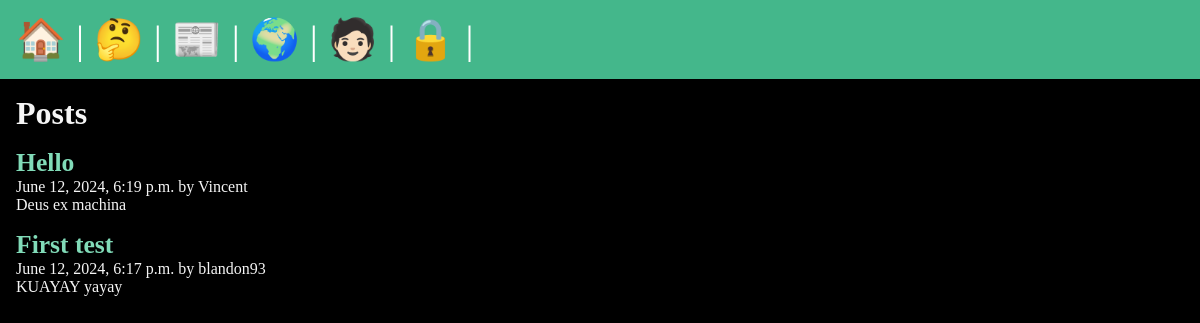
The app's page /posts/, older data.
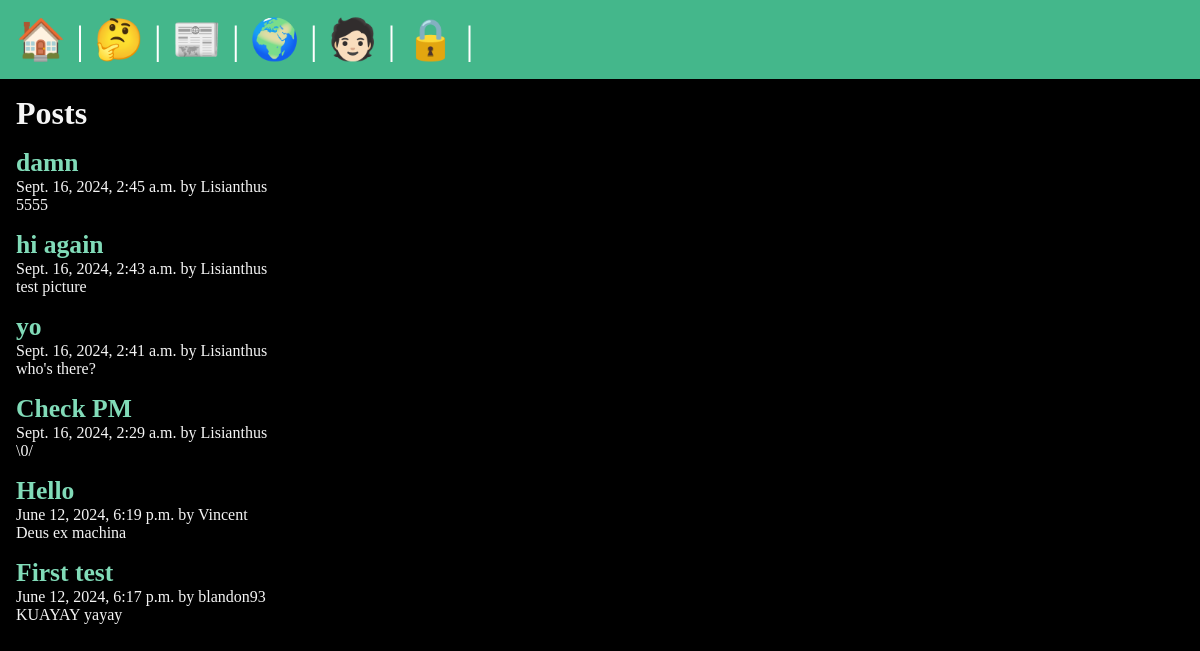
The same page, newer data.
### posts/models.py (models this page shows, shortened)
class Post(models.Model):
    title = models.CharField(max_length=75)
    body = models.TextField()
    slug = models.SlugField()
    date = models.DateTimeField(auto_now_add=True)
    banner = models.ImageField(default='fallback.png', blank=True)
    author = models.ForeignKey(User, on_delete=models.CASCADE, default=None)

### posts/views.py (the view)
# urls.py: path('', views.posts_list, name="list"),
def posts_list(request):
    posts = Post.objects.all().order_by('-date')
    return render(request, 'posts/posts_list.html', {'posts': posts})

### posts/templates/posts/posts_list.html (shortened to what this page needs)
{% extends 'layout.html' %}
{% block content %}
<section>
    <h1>Posts</h1>
    {% for post in posts %}
    <article class="post">
        <h2>
            <a href="{% url 'posts:page' slug=post.slug %}">
               {{ post.title }}
            </a>
        </h2>
        <p>{{ post.date }} by {{ post.author}}</p>
        <p>{{ post.body }}</p>
    </article>
    {% endfor %}
</section>
{% endblock %}

### templates/layout.html (shortened to what this page needs)
<!DOCTYPE html>
{% load static %}
<html lang="en">
<head>
    <link rel="stylesheet" href="{% static 'css/style.css' %}">
</head>
<body>
  <nav>
    <a href="/"><span role="img" aria-label="Home" title="Домашняя страница">🏠</span></a> |
    <a href="/about">🤔</a> |
    <a href="{% url 'posts:list' %}">📰</a> |
    <a href="/site2">🌍</a> |
      {% if user.is_authenticated %}
        <a href="{% url 'posts:new-post' %}"><span role="img" aria-label="New Post" title="New Post">✒️</span></a> |
        <form class="logout" action="{% url 'users:logout' %}" method="post">
        {% csrf_token %}
        <button class="logout-button" aria-label="User logout" title="User logout">👋🏻👋🏻</button>
        </form> |
      {% else %}
        <a href="{% url 'users:register' %}">🧑🏻</a> |
        <a href="{% url 'users:login' %}">🔒</a> |
      {% endif %}
  </nav>
  <main>
    {% block content %}
    {% endblock %}
  </main>
</body>
</html>

### static/css/style.css (style rules this page uses)
* { margin: 0; padding: 0; box-sizing: border-box; }
body { min-height: 100vh; background-color: black; color: whitesmoke; font-size: 3rem; }
nav { padding: 1rem; background-color: #44B78B; color: white; font-size: 2.5rem; }
main { padding: 1rem; }
section { display: flex; flex-flow: column; gap: 1rem; }
h1 { font-size: 2rem; }
h2 { font-size: 1.6rem; }
p { font-size: 1rem; }
a { text-decoration: none; color: #81dbb8; }

Row changes from the older to the newer data that the page shows:
added Post: title "damn", date "Sept. 16, 2024, 2:45 a.m.", author "Lisianthus", body "5555"
added Post: title "hi again", date "Sept. 16, 2024, 2:43 a.m.", author "Lisianthus", body "test picture"
added Post: title "yo", date "Sept. 16, 2024, 2:41 a.m.", author "Lisianthus", body "who's there?"
added Post: title "Check PM", date "Sept. 16, 2024, 2:29 a.m.", author "Lisianthus", body "\\0/"
